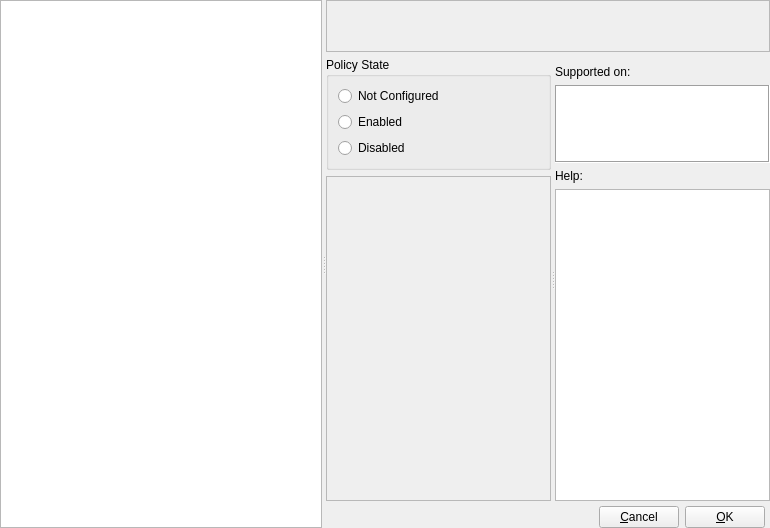
<?xml version="1.0" encoding="UTF-8"?>
<ui version="4.0">
 <class>ContentWidget</class>
 <widget class="QWidget" name="ContentWidget">
  <property name="geometry">
   <rect>
    <x>0</x>
    <y>0</y>
    <width>770</width>
    <height>528</height>
   </rect>
  </property>
  <property name="sizePolicy">
   <sizepolicy hsizetype="MinimumExpanding" vsizetype="Preferred">
    <horstretch>4</horstretch>
    <verstretch>0</verstretch>
   </sizepolicy>
  </property>
  <property name="windowTitle">
   <string>Form</string>
  </property>
  <layout class="QHBoxLayout" name="horizontalLayout">
   <property name="spacing">
    <number>0</number>
   </property>
   <property name="leftMargin">
    <number>0</number>
   </property>
   <property name="topMargin">
    <number>0</number>
   </property>
   <property name="rightMargin">
    <number>0</number>
   </property>
   <property name="bottomMargin">
    <number>0</number>
   </property>
   <item>
    <widget class="QSplitter" name="splitter">
     <property name="orientation">
      <enum>Qt::Horizontal</enum>
     </property>
     <property name="childrenCollapsible">
      <bool>false</bool>
     </property>
     <widget class="QListView" name="contentListView">
      <property name="sizePolicy">
       <sizepolicy hsizetype="MinimumExpanding" vsizetype="Expanding">
        <horstretch>4</horstretch>
        <verstretch>0</verstretch>
       </sizepolicy>
      </property>
      <property name="minimumSize">
       <size>
        <width>200</width>
        <height>0</height>
       </size>
      </property>
     </widget>
     <widget class="QWidget" name="widget" native="true">
      <property name="sizePolicy">
       <sizepolicy hsizetype="Preferred" vsizetype="Preferred">
        <horstretch>1</horstretch>
        <verstretch>0</verstretch>
       </sizepolicy>
      </property>
      <layout class="QGridLayout" name="gridLayout">
       <property name="leftMargin">
        <number>0</number>
       </property>
       <property name="topMargin">
        <number>0</number>
       </property>
       <property name="rightMargin">
        <number>0</number>
       </property>
       <property name="bottomMargin">
        <number>0</number>
       </property>
       <property name="horizontalSpacing">
        <number>0</number>
       </property>
       <property name="verticalSpacing">
        <number>5</number>
       </property>
       <item row="0" column="0">
        <widget class="QFrame" name="policyNameFrame">
         <property name="sizePolicy">
          <sizepolicy hsizetype="Preferred" vsizetype="Fixed">
           <horstretch>0</horstretch>
           <verstretch>0</verstretch>
          </sizepolicy>
         </property>
         <property name="minimumSize">
          <size>
           <width>0</width>
           <height>52</height>
          </size>
         </property>
         <property name="maximumSize">
          <size>
           <width>16777215</width>
           <height>52</height>
          </size>
         </property>
         <property name="frameShape">
          <enum>QFrame::StyledPanel</enum>
         </property>
         <property name="frameShadow">
          <enum>QFrame::Raised</enum>
         </property>
         <layout class="QGridLayout" name="gridLayout_3">
          <item row="0" column="0">
           <widget class="QLabel" name="policyNameLabel">
            <property name="sizePolicy">
             <sizepolicy hsizetype="Preferred" vsizetype="Fixed">
              <horstretch>0</horstretch>
              <verstretch>0</verstretch>
             </sizepolicy>
            </property>
            <property name="text">
             <string/>
            </property>
            <property name="wordWrap">
             <bool>true</bool>
            </property>
           </widget>
          </item>
         </layout>
        </widget>
       </item>
       <item row="1" column="0">
        <widget class="QSplitter" name="helpSplitter">
         <property name="orientation">
          <enum>Qt::Horizontal</enum>
         </property>
         <property name="childrenCollapsible">
          <bool>false</bool>
         </property>
         <widget class="QWidget" name="contentWidget" native="true">
          <property name="sizePolicy">
           <sizepolicy hsizetype="Preferred" vsizetype="Expanding">
            <horstretch>4</horstretch>
            <verstretch>0</verstretch>
           </sizepolicy>
          </property>
          <property name="minimumSize">
           <size>
            <width>225</width>
            <height>0</height>
           </size>
          </property>
          <layout class="QVBoxLayout" name="verticalLayout">
           <property name="leftMargin">
            <number>0</number>
           </property>
           <property name="rightMargin">
            <number>0</number>
           </property>
           <property name="bottomMargin">
            <number>0</number>
           </property>
           <item>
            <widget class="QGroupBox" name="groupBox">
             <property name="title">
              <string>Policy State</string>
             </property>
             <property name="flat">
              <bool>false</bool>
             </property>
             <layout class="QGridLayout" name="gridLayout_2">
              <item row="0" column="0">
               <widget class="QRadioButton" name="notConfiguredRadioButton">
                <property name="text">
                 <string>Not Configured</string>
                </property>
               </widget>
              </item>
              <item row="1" column="0">
               <widget class="QRadioButton" name="enabledRadioButton">
                <property name="text">
                 <string>Enabled</string>
                </property>
               </widget>
              </item>
              <item row="2" column="0">
               <widget class="QRadioButton" name="disabledRadioButton">
                <property name="text">
                 <string>Disabled</string>
                </property>
               </widget>
              </item>
             </layout>
            </widget>
           </item>
           <item>
            <widget class="QScrollArea" name="contentScrollArea">
             <property name="widgetResizable">
              <bool>true</bool>
             </property>
             <widget class="QWidget" name="scrollAreaWidgetContents">
              <property name="geometry">
               <rect>
                <x>0</x>
                <y>0</y>
                <width>223</width>
                <height>306</height>
               </rect>
              </property>
             </widget>
            </widget>
           </item>
          </layout>
         </widget>
         <widget class="QWidget" name="rightContainer" native="true">
          <property name="sizePolicy">
           <sizepolicy hsizetype="Fixed" vsizetype="Preferred">
            <horstretch>1</horstretch>
            <verstretch>0</verstretch>
           </sizepolicy>
          </property>
          <property name="minimumSize">
           <size>
            <width>215</width>
            <height>442</height>
           </size>
          </property>
          <layout class="QVBoxLayout" name="verticalLayout_2">
           <property name="leftMargin">
            <number>0</number>
           </property>
           <property name="topMargin">
            <number>8</number>
           </property>
           <property name="rightMargin">
            <number>0</number>
           </property>
           <property name="bottomMargin">
            <number>0</number>
           </property>
           <item>
            <widget class="QLabel" name="supportedOnLabel">
             <property name="text">
              <string>Supported on:</string>
             </property>
             <property name="buddy">
              <cstring>supportedOnTextEdit</cstring>
             </property>
            </widget>
           </item>
           <item>
            <widget class="QTextEdit" name="supportedOnTextEdit">
             <property name="sizePolicy">
              <sizepolicy hsizetype="Expanding" vsizetype="Expanding">
               <horstretch>0</horstretch>
               <verstretch>1</verstretch>
              </sizepolicy>
             </property>
             <property name="focusPolicy">
              <enum>Qt::NoFocus</enum>
             </property>
             <property name="frameShape">
              <enum>QFrame::Box</enum>
             </property>
             <property name="readOnly">
              <bool>true</bool>
             </property>
            </widget>
           </item>
           <item>
            <widget class="QLabel" name="helpLabel">
             <property name="text">
              <string>Help:</string>
             </property>
             <property name="buddy">
              <cstring>descriptionTextEdit</cstring>
             </property>
            </widget>
           </item>
           <item>
            <widget class="QTextEdit" name="descriptionTextEdit">
             <property name="sizePolicy">
              <sizepolicy hsizetype="Expanding" vsizetype="Expanding">
               <horstretch>0</horstretch>
               <verstretch>4</verstretch>
              </sizepolicy>
             </property>
             <property name="minimumSize">
              <size>
               <width>215</width>
               <height>0</height>
              </size>
             </property>
             <property name="focusPolicy">
              <enum>Qt::NoFocus</enum>
             </property>
             <property name="readOnly">
              <bool>true</bool>
             </property>
            </widget>
           </item>
          </layout>
         </widget>
        </widget>
       </item>
       <item row="2" column="0">
        <widget class="QWidget" name="policyStateContainerWidget" native="true">
         <property name="sizePolicy">
          <sizepolicy hsizetype="Preferred" vsizetype="Fixed">
           <horstretch>0</horstretch>
           <verstretch>0</verstretch>
          </sizepolicy>
         </property>
         <layout class="QHBoxLayout" name="horizontalLayout_2">
          <property name="leftMargin">
           <number>0</number>
          </property>
          <property name="topMargin">
           <number>0</number>
          </property>
          <property name="rightMargin">
           <number>5</number>
          </property>
          <property name="bottomMargin">
           <number>0</number>
          </property>
          <item>
           <spacer name="horizontalSpacer">
            <property name="orientation">
             <enum>Qt::Horizontal</enum>
            </property>
            <property name="sizeHint" stdset="0">
             <size>
              <width>40</width>
              <height>20</height>
             </size>
            </property>
           </spacer>
          </item>
          <item>
           <widget class="QPushButton" name="cancelPushButton">
            <property name="text">
             <string>&amp;Cancel</string>
            </property>
           </widget>
          </item>
          <item>
           <widget class="QPushButton" name="okPushButton">
            <property name="text">
             <string>&amp;OK</string>
            </property>
           </widget>
          </item>
         </layout>
        </widget>
       </item>
      </layout>
     </widget>
    </widget>
   </item>
  </layout>
 </widget>
 <resources/>
 <connections/>
</ui>
